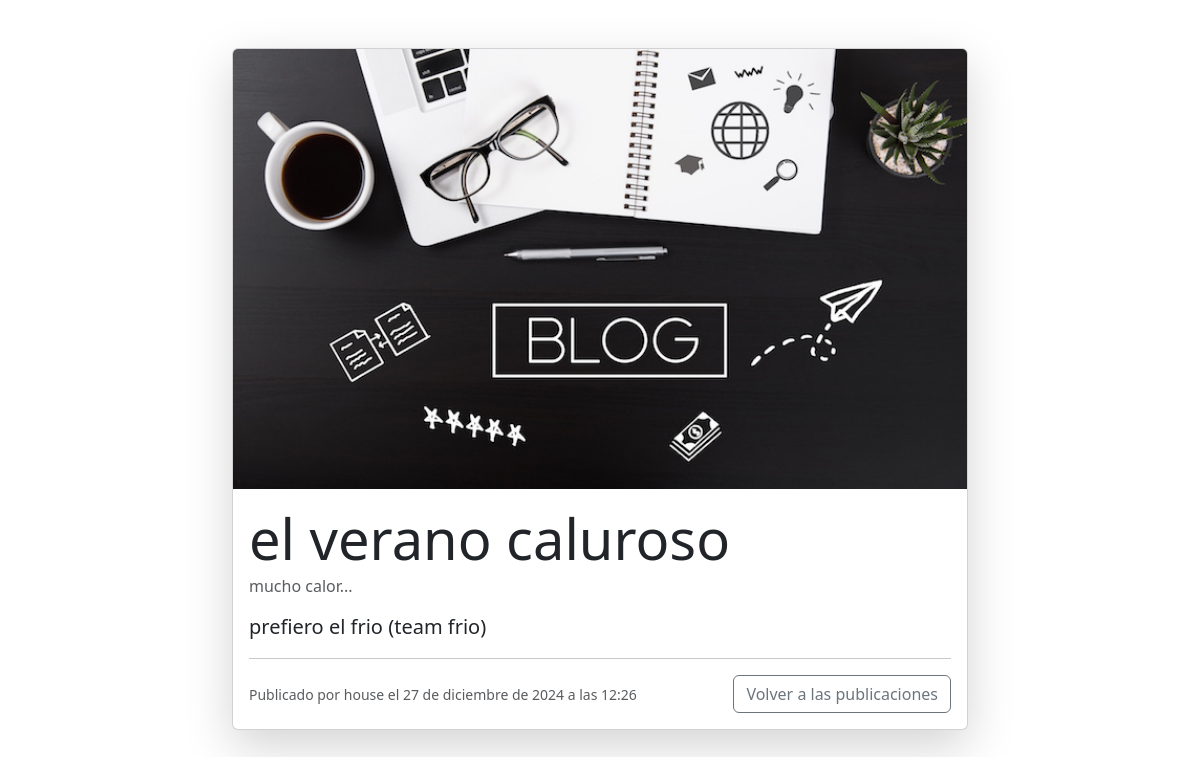
Screenshot of /detalle-publicacion/17/ (signed in) with the database file from the repository.
### app_web/models.py (models this page shows, shortened)
class Publicacion(models.Model):
    titulo = models.CharField(max_length=200)
    subtitulo = models.CharField(max_length=200, blank=True, null=True) #opcional
    contenido = models.TextField()
    autor = models.ForeignKey(User, on_delete=models.CASCADE) # Relación con el autor (usuario)
    fecha_publicacion = models.DateTimeField(auto_now_add=True)
    imagen_portada = models.ImageField(upload_to='blog/portadas/', blank=True, null=True)
    class Meta:
        ordering = ['-fecha_publicacion']

### app_web/views.py (the view)
# urls.py: path("detalle-publicacion/<int:pk>/", detalle_publicacion, name="detalle-publicacion"),
@login_required
def detalle_publicacion (request, pk):
    publicacion = get_object_or_404(Publicacion, pk=pk)
    return render(request, 'app_web/detalle_publicacion.html', {'publicacion': publicacion})

### app_web/templates/app_web/detalle_publicacion.html (shortened to what this page needs)
<!DOCTYPE html>
<html lang="es">
  <head>
    <link href="https://cdn.jsdelivr.net/npm/bootstrap@5.3.2/dist/css/bootstrap.min.css" rel="stylesheet" />
  </head>
  <body>
    <div class="container mt-5">
      <div class="row justify-content-center">
        <div class="col-lg-8 col-md-10">
          <div class="card shadow-lg">
            {% if publicacion.imagen_portada %}
              <img src="{{ publicacion.imagen_portada.url }}" class="card-img-top img-fluid" alt="{{ publicacion.titulo }}" style="max-height: 500px; object-fit: cover;" />
            {% endif %}
            <div class="card-body">
              <h1 class="card-title display-4">{{ publicacion.titulo }}</h1>
              {% if publicacion.subtitulo %}
                <h6 class="card-subtitle mb-3 text-muted">{{ publicacion.subtitulo }}</h6>
              {% endif %}
              <p class="card-text lead">{{ publicacion.contenido }}</p>
              <hr />
              <div class="d-flex justify-content-between align-items-center">
                <p class="card-text mb-0">
                  <small class="text-muted">Publicado por {{ publicacion.autor }} el {{ publicacion.fecha_publicacion }}</small>
                </p>
                <a href="{% url 'publicaciones-generales' %}" class="btn btn-outline-secondary">Volver a las publicaciones</a>
              </div>
            </div>
          </div>
        </div>
      </div>
    </div>
  </body>
</html>

### app_web/templates/app_web/detalle_publicacion.html (style rules this page uses)
.card { box-shadow: 0 2px 4px rgba(0, 0, 0, 0.1); }

### rows the page displays
Publicacion: imagen_portada (picture), titulo "el verano caluroso", subtitulo "mucho calor...", contenido "prefiero el frio (team frio)", autor "house", fecha_publicacion "27 de diciembre de 2024 a las 12:26"
